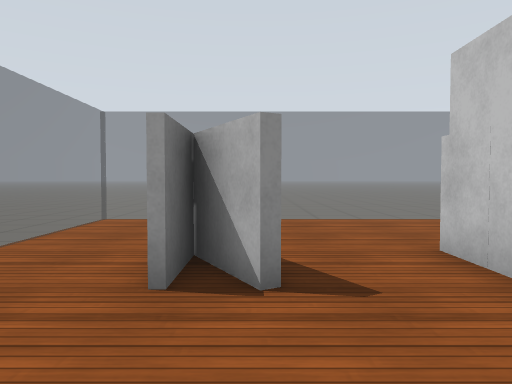
view 1 (above)

22 first-person views from a walk through a world built for the Gazebo simulator. The camera is 0.94 m above the floor, tilts 2° down and sees 70° across. The floor is counted in squares, 1 m on a side. Each view is taken from the middle of a square. On the plan, view 1 faces up. The plan holds only what a view shows up to about 13 squares ahead; the rest is blank. Robots are left out. Simple patterns stand in for the simulator's built-in surfaces.

view 2
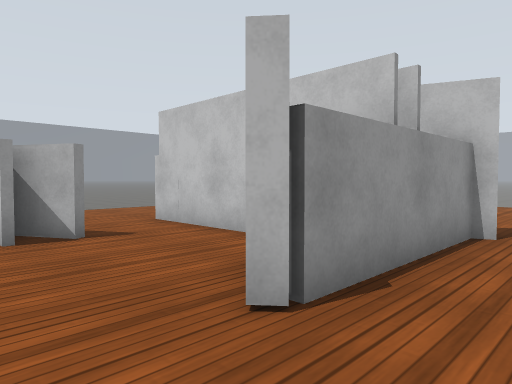

view 3
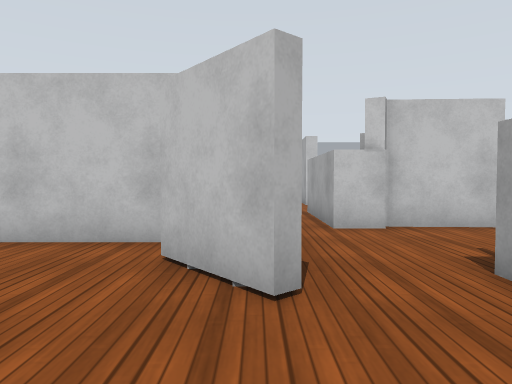

view 4
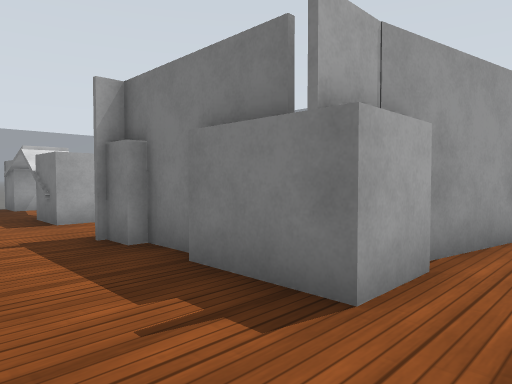

view 5
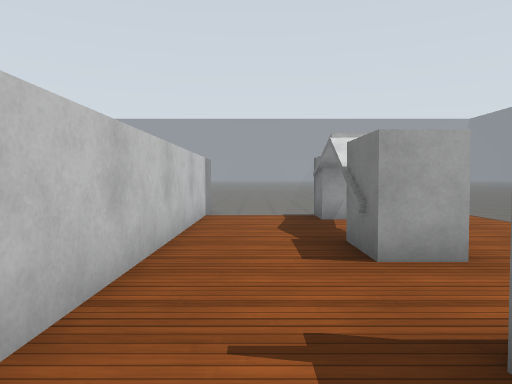

view 6
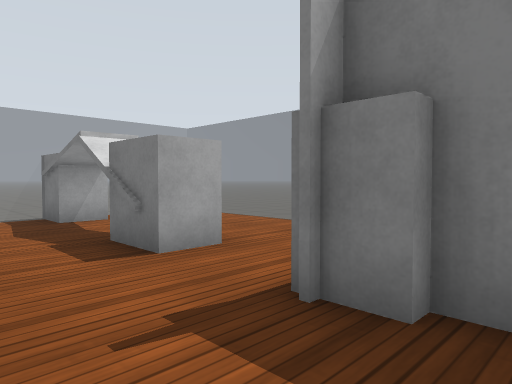

view 7
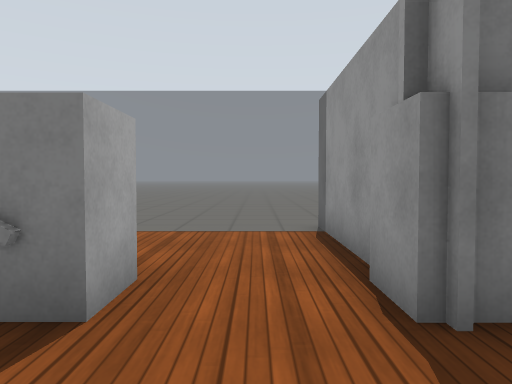

view 8
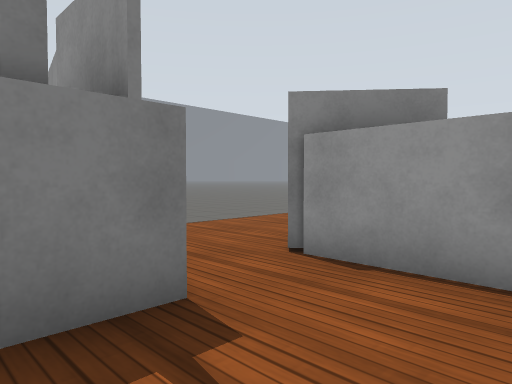

view 9
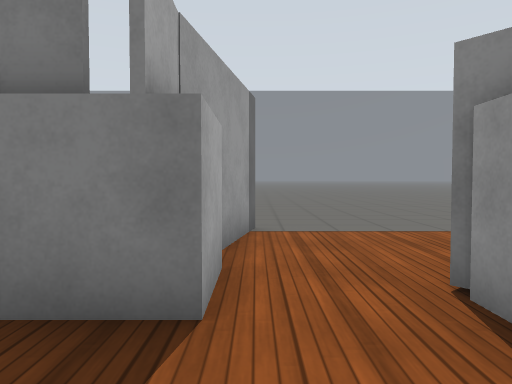

view 10
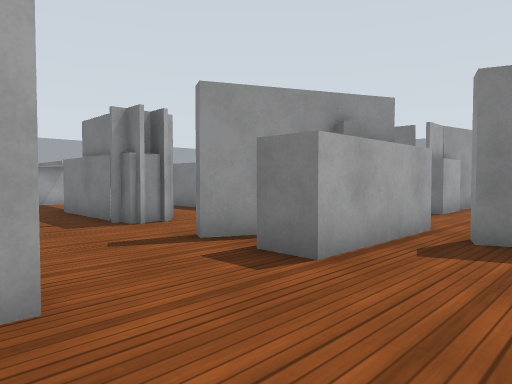

view 11
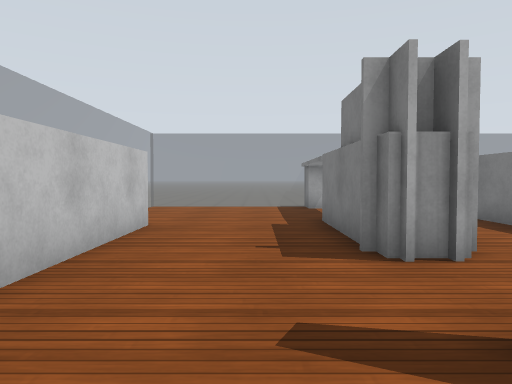

view 12
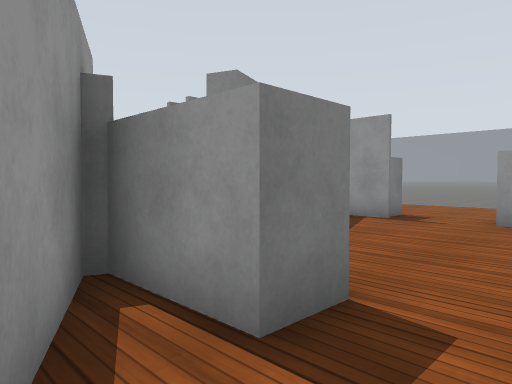

view 13
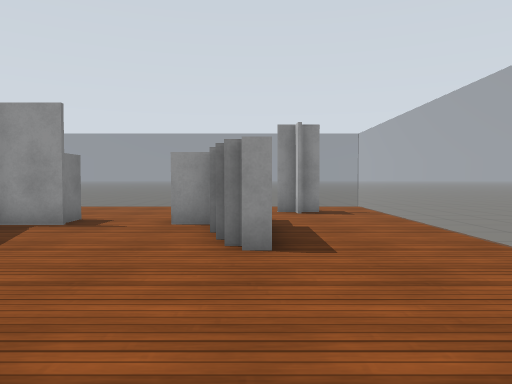

view 14
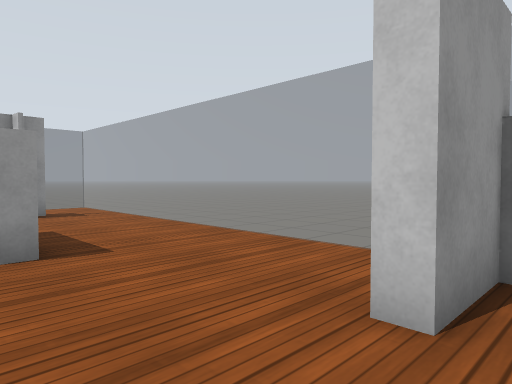

view 15
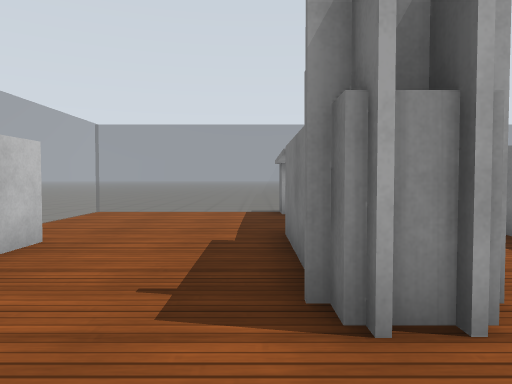

view 16
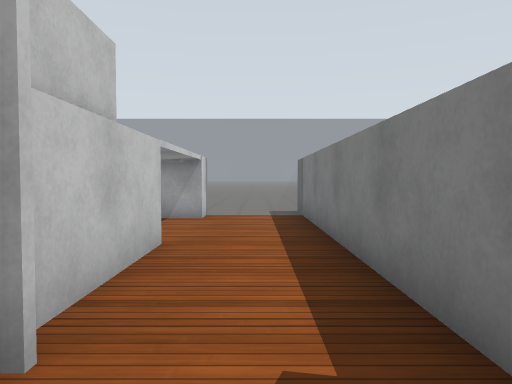

view 17
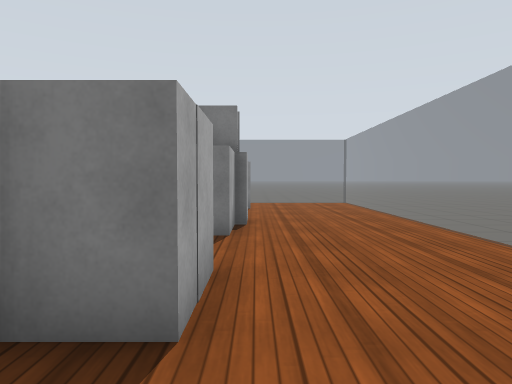

view 18
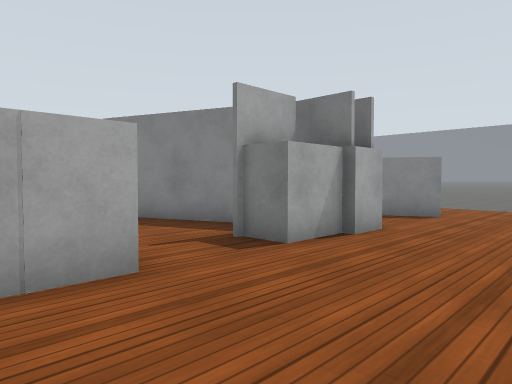

view 19
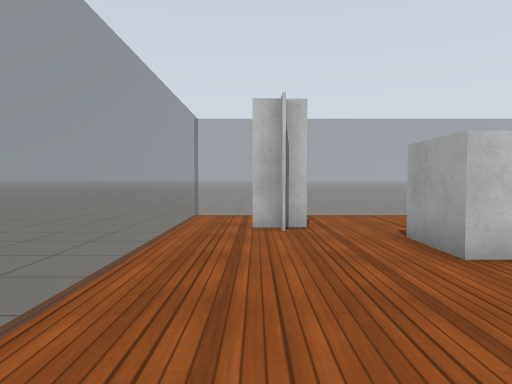

view 20
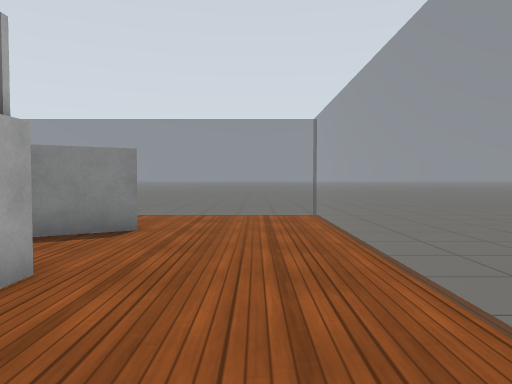

view 21
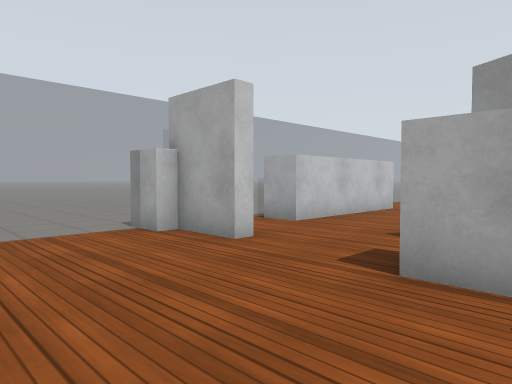

view 22
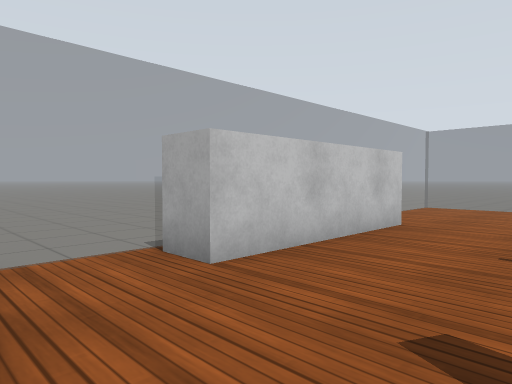

### Floor plan
Key: @ floor where view 1 was taken; # wall or solid block; . floor; = window, fence, low wall or low ledge; B white box.
Columns run from 4 left of view 1 to 13 right of it. Each row starts with its distance up from view 1.
  9 .================.
  8 =................=
  7 =.............#..=
  6 =.............#..=
  5 =......B.........=
  4 =..##..BBB.BBB...=
  3 =..##..#....B#...=
  2 =......##....#...=
  1 =......##....#...=
  0 =...@#.##........=
 -1 =...######.......=
 -2 =................=
 -3 =#......####...#BB
 -4   ##B...###......=
 -5    BB...# ##.....=
 -6     #...#. ....##=
 -7     B.. # .B...#
 -8 =####B..#..B...#
 -9 =.......#..B...#
-10 =...B...#..B...#
-11 =...B...#..B.....
-12 =...B...#..B.....
-13 =.. B...#..B.....
-14 =.  B...#..B.....=
-15 =.  B...#..B.....=
-16     B===#==B=====.
-17     ...##.........

Positions as (right, up) in squares from view 1, and headings:
1: (0, 0), facing up
2: (-2, -3), facing up-right
3: (-3, -1), facing right
4: (3, -2), facing down-left
5: (2, -6), facing down
6: (3, -6), facing down-left
7: (3, -9), facing left
8: (3, -5), facing up-left
9: (3, -3), facing left
10: (11, 0), facing down-left
11: (9, -3), facing down
12: (9, -5), facing up-left
13: (9, -4), facing up
14: (8, -4), facing up-right
15: (8, -5), facing down
16: (5, -6), facing down
17: (11, 5), facing left
18: (9, 8), facing down-left
19: (3, 7), facing right
20: (6, 7), facing left
21: (6, 1), facing down-right
22: (8, -3), facing down-right
